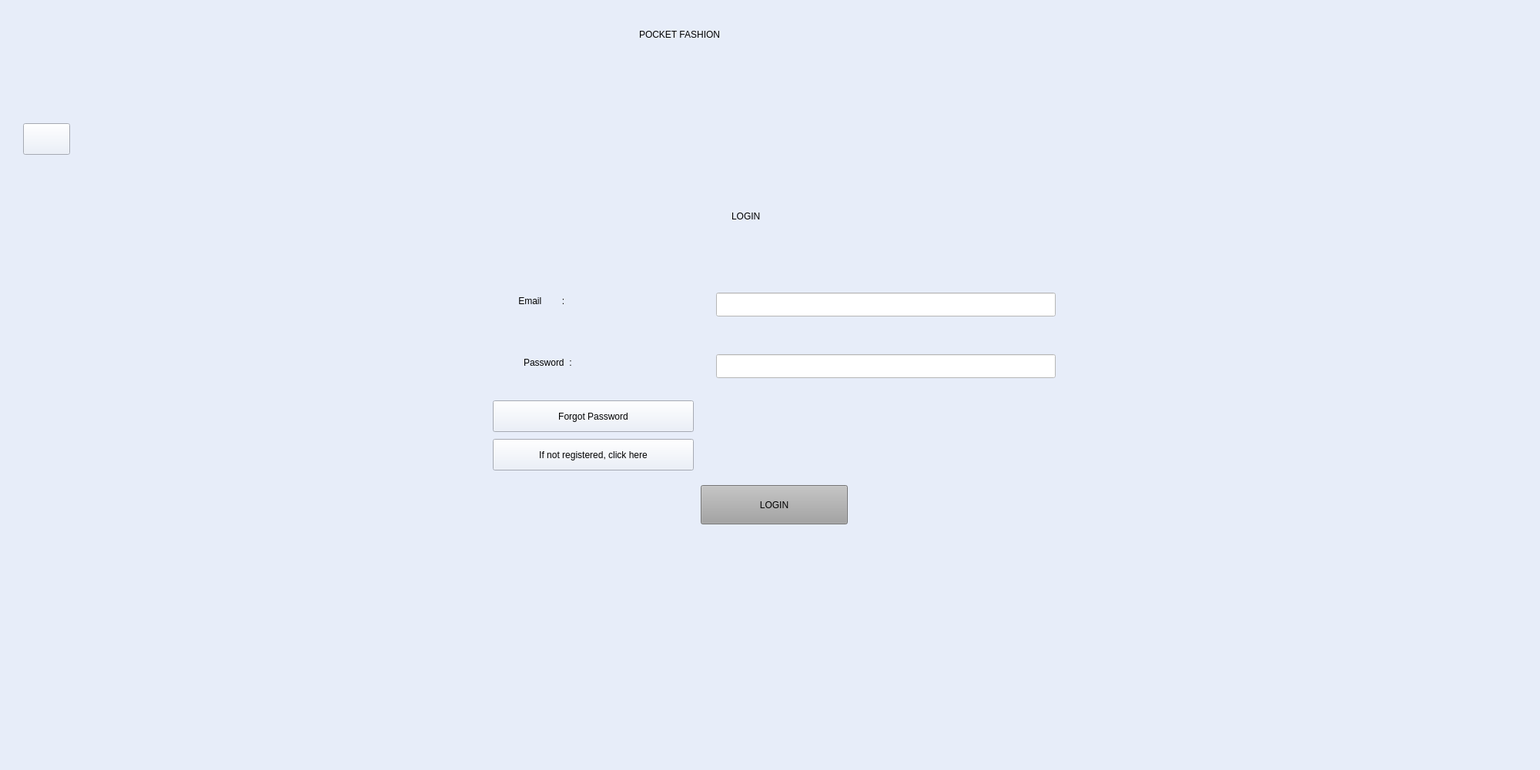
<?xml version="1.0" encoding="UTF-8"?>
<ui version="4.0">
 <class>MainWindow</class>
 <widget class="QMainWindow" name="MainWindow">
  <property name="geometry">
   <rect>
    <x>0</x>
    <y>0</y>
    <width>2000</width>
    <height>1000</height>
   </rect>
  </property>
  <property name="windowTitle">
   <string>MainWindow</string>
  </property>
  <property name="styleSheet">
   <string notr="true">background-color: rgb(231, 237, 249);
</string>
  </property>
  <widget class="QWidget" name="centralwidget">
   <widget class="QLabel" name="label">
    <property name="geometry">
     <rect>
      <x>460</x>
      <y>150</y>
      <width>1241</width>
      <height>631</height>
     </rect>
    </property>
    <property name="text">
     <string/>
    </property>
    <property name="pixmap">
     <pixmap>../../../Downloads/ASHU.jpeg</pixmap>
    </property>
   </widget>
   <widget class="QLineEdit" name="password">
    <property name="geometry">
     <rect>
      <x>930</x>
      <y>460</y>
      <width>441</width>
      <height>31</height>
     </rect>
    </property>
    <property name="styleSheet">
     <string notr="true">background-color: rgb(255, 255, 255);
font: 12pt &quot;MS Shell Dlg 2&quot;;</string>
    </property>
    <property name="inputMethodHints">
     <set>Qt::ImhHiddenText|Qt::ImhNoAutoUppercase|Qt::ImhNoPredictiveText|Qt::ImhSensitiveData</set>
    </property>
    <property name="text">
     <string/>
    </property>
    <property name="echoMode">
     <enum>QLineEdit::Password</enum>
    </property>
   </widget>
   <widget class="QPushButton" name="back">
    <property name="geometry">
     <rect>
      <x>30</x>
      <y>160</y>
      <width>61</width>
      <height>41</height>
     </rect>
    </property>
    <property name="text">
     <string/>
    </property>
    <property name="icon">
     <iconset>
      <normaloff>../../../Downloads/feather (1)/chevron-left.svg</normaloff>../../../Downloads/feather (1)/chevron-left.svg</iconset>
    </property>
    <property name="iconSize">
     <size>
      <width>32</width>
      <height>32</height>
     </size>
    </property>
   </widget>
   <widget class="QPushButton" name="login">
    <property name="geometry">
     <rect>
      <x>910</x>
      <y>630</y>
      <width>191</width>
      <height>51</height>
     </rect>
    </property>
    <property name="styleSheet">
     <string notr="true">font: 16pt &quot;MS Shell Dlg 2&quot;;
background-color: rgb(161, 161, 161);
</string>
    </property>
    <property name="text">
     <string>LOGIN</string>
    </property>
   </widget>
   <widget class="QLineEdit" name="email">
    <property name="geometry">
     <rect>
      <x>930</x>
      <y>380</y>
      <width>441</width>
      <height>31</height>
     </rect>
    </property>
    <property name="styleSheet">
     <string notr="true">background-color: rgb(255, 255, 255);
font: 12pt &quot;MS Shell Dlg 2&quot;;</string>
    </property>
    <property name="inputMethodHints">
     <set>Qt::ImhEmailCharactersOnly</set>
    </property>
   </widget>
   <widget class="QLabel" name="label_3">
    <property name="geometry">
     <rect>
      <x>680</x>
      <y>440</y>
      <width>151</width>
      <height>61</height>
     </rect>
    </property>
    <property name="styleSheet">
     <string notr="true">font: 18pt &quot;MS Shell Dlg 2&quot;;</string>
    </property>
    <property name="text">
     <string>Password  :</string>
    </property>
   </widget>
   <widget class="QPushButton" name="forgot">
    <property name="geometry">
     <rect>
      <x>640</x>
      <y>520</y>
      <width>261</width>
      <height>41</height>
     </rect>
    </property>
    <property name="styleSheet">
     <string notr="true">font: 11pt &quot;MS Shell Dlg 2&quot;;
background-color: rgb(231, 237, 249);</string>
    </property>
    <property name="text">
     <string>Forgot Password</string>
    </property>
   </widget>
   <widget class="QLabel" name="label_2">
    <property name="geometry">
     <rect>
      <x>950</x>
      <y>240</y>
      <width>181</width>
      <height>81</height>
     </rect>
    </property>
    <property name="styleSheet">
     <string notr="true">font: 26pt &quot;MS Shell Dlg 2&quot;;</string>
    </property>
    <property name="text">
     <string>LOGIN</string>
    </property>
   </widget>
   <widget class="QPushButton" name="register_2">
    <property name="geometry">
     <rect>
      <x>640</x>
      <y>570</y>
      <width>261</width>
      <height>41</height>
     </rect>
    </property>
    <property name="styleSheet">
     <string notr="true">font: 11pt &quot;MS Shell Dlg 2&quot;;
background-color: rgb(231, 237, 249);</string>
    </property>
    <property name="text">
     <string>If not registered, click here</string>
    </property>
   </widget>
   <widget class="QLabel" name="label_4">
    <property name="geometry">
     <rect>
      <x>10</x>
      <y>20</y>
      <width>111</width>
      <height>91</height>
     </rect>
    </property>
    <property name="text">
     <string/>
    </property>
    <property name="pixmap">
     <pixmap>../../../Downloads/pf.png</pixmap>
    </property>
   </widget>
   <widget class="QLabel" name="label_5">
    <property name="geometry">
     <rect>
      <x>830</x>
      <y>20</y>
      <width>391</width>
      <height>51</height>
     </rect>
    </property>
    <property name="styleSheet">
     <string notr="true">font: 75 28pt &quot;Times New Roman&quot;;</string>
    </property>
    <property name="text">
     <string>&lt;html&gt;&lt;head/&gt;&lt;body&gt;&lt;p&gt;POCKET FASHION&lt;/p&gt;&lt;/body&gt;&lt;/html&gt;</string>
    </property>
   </widget>
   <widget class="QLabel" name="label_6">
    <property name="geometry">
     <rect>
      <x>670</x>
      <y>360</y>
      <width>221</width>
      <height>61</height>
     </rect>
    </property>
    <property name="styleSheet">
     <string notr="true">font: 18pt &quot;MS Shell Dlg 2&quot;;</string>
    </property>
    <property name="text">
     <string> Email        :</string>
    </property>
   </widget>
  </widget>
  <widget class="QMenuBar" name="menubar">
   <property name="geometry">
    <rect>
     <x>0</x>
     <y>0</y>
     <width>2000</width>
     <height>26</height>
    </rect>
   </property>
  </widget>
  <widget class="QStatusBar" name="statusbar"/>
 </widget>
 <resources>
  <include location="../icons.qrc"/>
 </resources>
 <connections/>
</ui>
